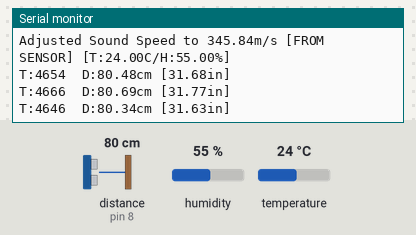
This program was run on a simulated Arduino Nano, built with avr-gcc and run on an emulated ATmega328P. On the bench: the last lines printed to the serial monitor. Wiring (inferred from the names in the program): ultrasonic range finder: trigger pin 9; echo pin 8. Inputs (shaded band) come from the test bench; at power-on: distance to the obstacle (sensor on pin 8) 80 cm, humidity 55 %, temperature 24 °C. The echo pulse lasts 58.3 µs per cm.

Above: at 1.3 s.
1.4 s: distance to the obstacle (sensor on pin 8) set to 2 cm
At 2.0 s:
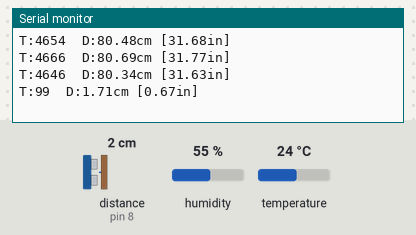
2.9 s: distance to the obstacle (sensor on pin 8) set to 4 cm
At 3.5 s:
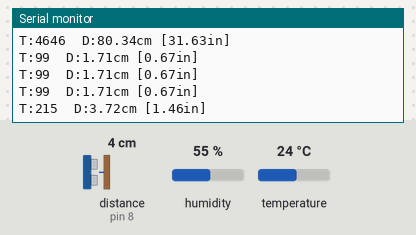
Timing chart, 0 to 5.9 s (numbered marks = the images above; inputs shaded):
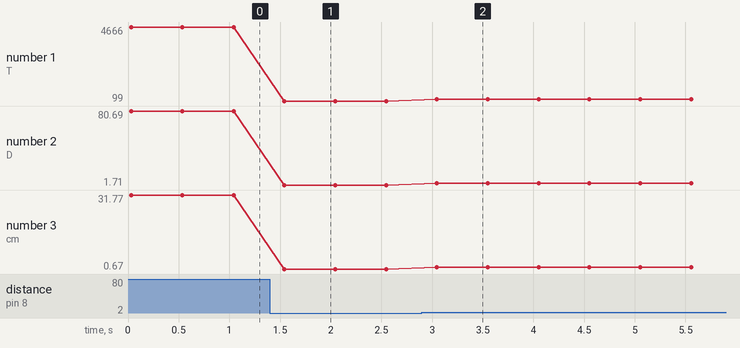

The program:

main.cpp
```cpp
#include <Arduino.h>

#include "DHTStable.h"


#if DEBUG
#include "avr8-stub.h"
#include "app_api.h"
#endif

#define ULTRASONIC_SENSOR_TRIGER_PIN 9
#define ULTRASONIC_SENSOR_ECHO_PIN 8


#define DHT11_DATA_PIN 4


void readDistance(float soundSpeedInMetersPerSecond, float& distanceInCm, unsigned long& echoDurationInMicroseconds);
float adjustSpeedOfSoundToCurrentConditions();
bool getCurrentTemperatureAndRelativeHumidity(float& temperature, float& relativeHumidity);


void setup() {
#if DEBUG
  // Initialize GDB stub - The debugger uses INT0 [pin 2 (Uno) or pin 21 (Mega)] so DO NOT USE these pins !
  debug_init();
#endif

  pinMode(ULTRASONIC_SENSOR_TRIGER_PIN, OUTPUT);
  pinMode(ULTRASONIC_SENSOR_ECHO_PIN, INPUT);

  Serial.begin(115200);
}

void loop() {
  // Get an adjusted speed of sound in air
  float temperatureCorrectedSoundSpeedInMeterPerSecond = adjustSpeedOfSoundToCurrentConditions();

  unsigned long echoDurationInMicroseconds;
  float distanceInCm;
  readDistance(temperatureCorrectedSoundSpeedInMeterPerSecond, distanceInCm, echoDurationInMicroseconds);

  String s = "T:" + String(echoDurationInMicroseconds) + "  D:" + String(distanceInCm) + "cm [" + String(distanceInCm * 0.39370079) + "in]\n";
  Serial.write(s.c_str());

  // The sensor has a 50 micro seconds 'dead time' between bursts
  delay(500);
}

void readDistance(float soundSpeedInMetersPerSecond, float& distanceInCm, unsigned long& echoDurationInMicroseconds) {
  // Ensure the trigger is LOW
  digitalWrite(ULTRASONIC_SENSOR_TRIGER_PIN, LOW);
  delayMicroseconds(4);

  // Trigger 40kHz Ultrasonic burst
  digitalWrite(ULTRASONIC_SENSOR_TRIGER_PIN, HIGH);
  delayMicroseconds(10);
  digitalWrite(ULTRASONIC_SENSOR_TRIGER_PIN, LOW);
  delayMicroseconds(10);

  // Calculate length of the echo pulse
  const unsigned long PulseLengthTimeout = 150000L;
  unsigned long durationInMicroSeconds = pulseIn(ULTRASONIC_SENSOR_ECHO_PIN, HIGH, PulseLengthTimeout);
  echoDurationInMicroseconds = durationInMicroSeconds;

  // Calculate distance in cm
  distanceInCm = (durationInMicroSeconds / 20000.0) * soundSpeedInMetersPerSecond;
}

float adjustSpeedOfSoundToCurrentConditions() {
  const unsigned long AdjustSoundSpeedEveryInMs = 30 * 1000;

  static unsigned long lastAdjustmentMilliseconds = 0;
  static float temperatureCorrectedSoundSpeedInMeterPerSecond = 0;

  if ((lastAdjustmentMilliseconds == 0) || (millis() - lastAdjustmentMilliseconds > AdjustSoundSpeedEveryInMs)) {
    float temperature;
    float relativeHumidity;
    bool hasTemperatureAndHumidityFromSensor = getCurrentTemperatureAndRelativeHumidity(temperature, relativeHumidity);
    if ((temperatureCorrectedSoundSpeedInMeterPerSecond == 0.0) || hasTemperatureAndHumidityFromSensor) {
      // TODO: Account for humidity
      temperatureCorrectedSoundSpeedInMeterPerSecond = 331.3 + (0.606 * temperature);
      lastAdjustmentMilliseconds = millis();

      String s = "Adjusted Sound Speed to " + String(temperatureCorrectedSoundSpeedInMeterPerSecond) + "m/s " + String(hasTemperatureAndHumidityFromSensor ? "[FROM SENSOR]" : "[NO SENSOR]") + " [T:" + String(temperature) + "C/H:" + String(relativeHumidity) + "%]\n";
      Serial.write(s.c_str());
    }
  }

  return temperatureCorrectedSoundSpeedInMeterPerSecond;
}

bool getCurrentTemperatureAndRelativeHumidity(float& temperature, float& relativeHumidity) {

  static DHTStable dht11;

  int chk = dht11.read11(DHT11_DATA_PIN);
  switch (chk)
  {
    case DHTLIB_OK:
      temperature = dht11.getTemperature();
      relativeHumidity = dht11.getHumidity();
      return true;

    case DHTLIB_ERROR_CHECKSUM:
    case DHTLIB_ERROR_TIMEOUT:
    default:
      // Default if no temperature / humidity sensor is connected
      temperature = 19.0;
      relativeHumidity = 0.0;
      return false;
  }
}
```

Measured:
- after the input at 1.4 s, the serial monitor: prints a new line after 0.14 s (image 1)
- after the input at 2.9 s, the serial monitor: prints a new line after 0.15 s (image 2)
- plotted number 1: 4646 → 99 after the input at 1.4 s, 99 → 215 after the input at 2.9 s
- plotted number 2: 80.34 → 1.71 after the input at 1.4 s, 1.71 → 3.72 after the input at 2.9 s
- plotted number 3: 31.63 → 0.67 after the input at 1.4 s, 0.67 → 1.46 after the input at 2.9 s
